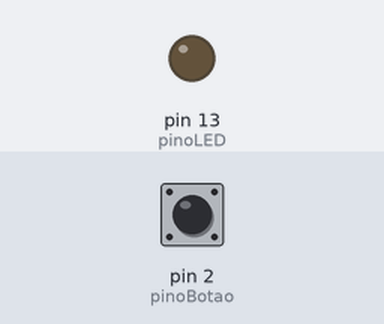
The sketch below on a simulated Arduino Uno, built with avr-gcc and run on an emulated ATmega328P. On the bench: output pins drawn as LEDs (lit = HIGH). The inputs (shaded band) are chosen by the test bench; at power-on: pin 2 (pinoBotao) LOW.

Above: at 1.2 s.
1.3 s: pin 2 (pinoBotao) pulled HIGH for 0.15 s
At 1.37 s:
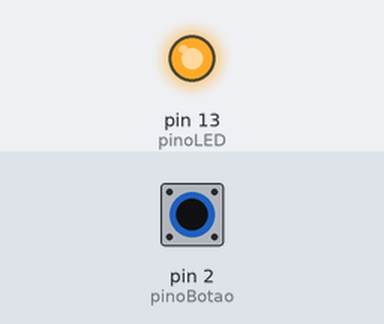
2.9 s: pin 2 (pinoBotao) pulled HIGH for 3.2 s
At 7.3 s:
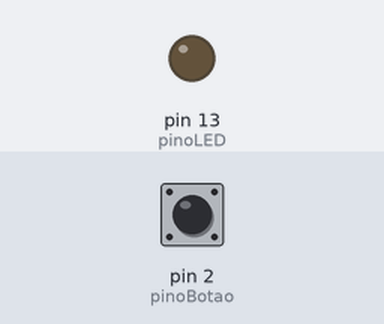
Timing chart, 0 to 8.8 s (numbered marks = the images above; inputs shaded):
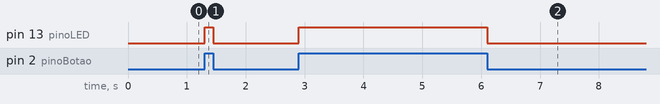

Measured:
- after the input at 1.3 s, pin 13 (pinoLED): LOW → HIGH at once, → LOW 0.15 s later
- after the input at 2.9 s, pin 13 (pinoLED): LOW → HIGH at once, → LOW 3.2 s later

The sketch:

exercicio7.ino
```cpp
const int pinoLED = 13;
const int pinoBotao = 2;

void setup() {
  pinMode(pinoLED, OUTPUT);
  pinMode(pinoBotao, INPUT);
}

void loop() {
  if (digitalRead(pinoBotao) == HIGH) {
    digitalWrite(pinoLED, HIGH);
  } else {
    digitalWrite(pinoLED, LOW);
  }
}
```
